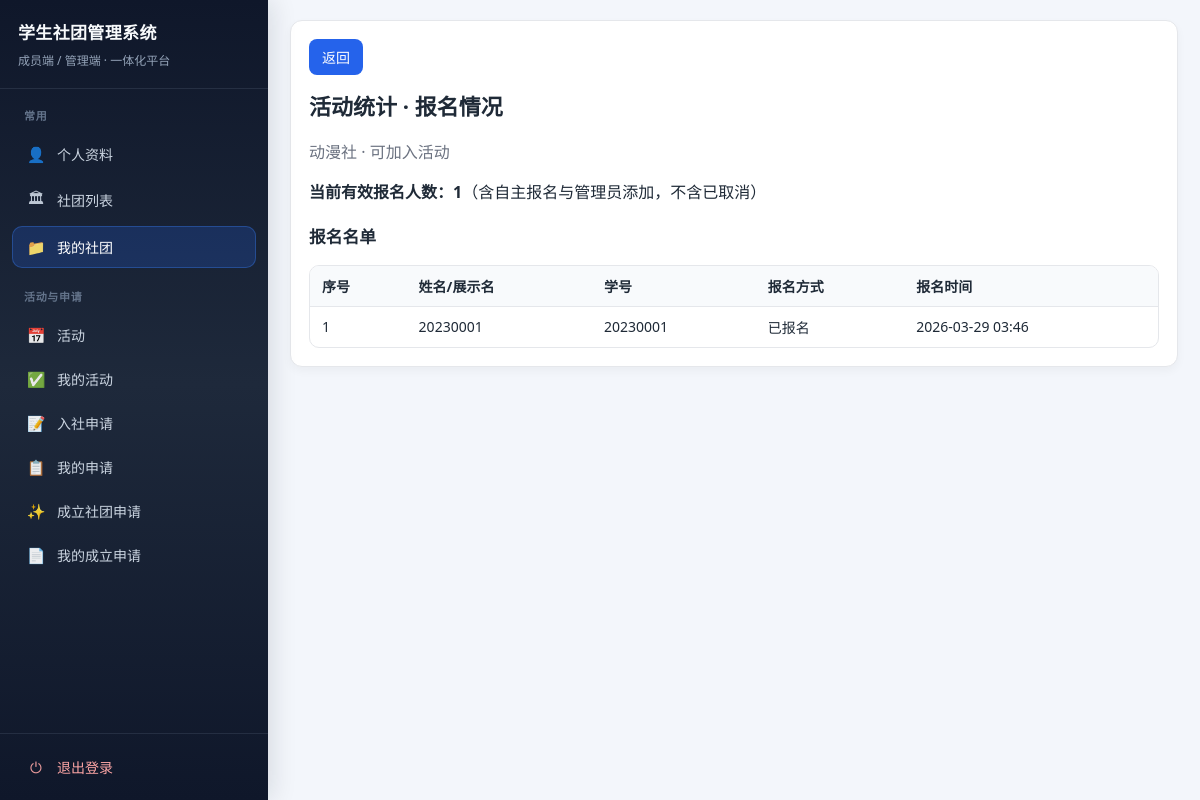
The page /my-clubs/2/activities/4/stats/ (signed in) on the database its author committed.
### club/models.py (models this page shows, shortened)
class ClubInfo(models.Model):
    name = models.CharField(max_length=128, default="学生社团")
    intro = models.TextField(blank=True)
    charter = models.TextField(blank=True)
    contact = models.CharField(max_length=128, blank=True)
    logo_url = models.URLField("标志图片链接", blank=True)
    logo = models.ImageField("标志图片（上传）", upload_to="club_logos/", blank=True)
    principal = models.CharField(max_length=64, blank=True)

class Activity(models.Model):
    club = models.ForeignKey(
        "ClubInfo",
        on_delete=models.CASCADE,
        null=True,
        blank=True,
        related_name="activities",
    )
    title = models.CharField(max_length=128)
    description = models.TextField(blank=True)
    location = models.CharField(max_length=128)
    start_time = models.DateTimeField()
    end_time = models.DateTimeField()
    signup_deadline = models.DateTimeField()
    status = models.CharField(max_length=16, choices=ActivityStatus.choices, default=ActivityStatus.DRAFT)
    owner = models.ForeignKey(settings.AUTH_USER_MODEL, on_delete=models.SET_NULL, null=True, related_name="owned_activities")
    launch_approval_status = models.CharField(
        max_length=20,
        choices=ActivityLaunchApprovalStatus.choices,
        default=ActivityLaunchApprovalStatus.APPROVED,
        help_text="新建活动由社长/副社长提交后进入待高级管理员审批；历史数据默认为已通过。",
    )
    launch_review_comment = models.TextField(blank=True)
    launch_reviewed_by = models.ForeignKey(
        settings.AUTH_USER_MODEL,
        on_delete=models.SET_NULL,
        null=True,
        blank=True,
        related_name="reviewed_activity_launches",
    )
    launch_reviewed_at = models.DateTimeField(null=True, blank=True)
    class Meta:
        ordering = ["-start_time"]

class ActivityRegistration(models.Model):
    activity = models.ForeignKey(Activity, on_delete=models.CASCADE, related_name="registrations")
    profile = models.ForeignKey(MemberProfile, on_delete=models.CASCADE, related_name="registrations")
    status = models.CharField(max_length=16, choices=RegistrationStatus.choices, default=RegistrationStatus.REGISTERED)
    created_at = models.DateTimeField(auto_now_add=True)
    class Meta:
        unique_together = ("activity", "profile")

class MemberProfile(models.Model):
    user = models.OneToOneField(settings.AUTH_USER_MODEL, on_delete=models.CASCADE, related_name="memberprofile")
    club = models.ForeignKey(
        "ClubInfo",
        on_delete=models.SET_NULL,
        null=True,
        blank=True,
        related_name="members",
        help_text="所属社团；高级管理员通常为空。",
    )
    role = models.CharField(max_length=20, choices=RoleChoices.choices, default=RoleChoices.MEMBER)
    student_id = models.CharField(max_length=32, unique=True, null=True, blank=True)
    phone = models.CharField(max_length=32, unique=True, null=True, blank=True)
    email = models.EmailField(blank=True)
    college = models.CharField(max_length=64, blank=True)
    grade = models.CharField(max_length=32, blank=True)
    def display_name(self):
        sid = (self.student_id or "").strip()
        if sid:
            return sid
        user = getattr(self, "user", None)
        if user and user.username:
            return user.username
        return f"用户{self.pk}"

### club/views.py (the view)
# urls.py: path("my-clubs/<int:club_pk>/activities/<int:pk>/stats/", views.activity_stats, name="club_activity_stats"),
@login_required
def activity_stats(request, pk, club_pk=None):
    profile = request.user.memberprofile
    if profile.role == RoleChoices.SUPER_ADMIN:
        activity = get_object_or_404(Activity, pk=pk)
        club_o = activity.club
        stats_back_url = reverse("club:super_admin_activity_list")
    else:
        club_o = _require_leader_club(profile, club_pk)
        activity = get_object_or_404(Activity, pk=pk, club=club_o)
        stats_back_url = reverse("club:club_activity_manage", args=[club_o.pk])
    registrations = (
        ActivityRegistration.objects.filter(
            activity=activity, status__in=[RegistrationStatus.REGISTERED, RegistrationStatus.MANUAL]
        )
        .select_related("profile", "profile__user")
        .order_by("created_at", "pk")
    )
    reg_count = registrations.count()
    return render(
        request,
        "club/activity_stats.html",
        {
            "club": club_o,
            "activity": activity,
            "reg_count": reg_count,
            "registrations": registrations,
            "stats_back_url": stats_back_url,
        },
    )

### club/views.py (called while the page is built)
def _get_joined_club_ids(profile):
    club_ids = set(profile.memberships.filter(is_active=True).values_list("club_id", flat=True))
    club_ids.update(
        profile.assignments.filter(is_active=True, department__club__isnull=False).values_list("department__club_id", flat=True)
    )
    if profile.club_id:
        club_ids.add(profile.club_id)
    return sorted(cid for cid in club_ids if cid)

def _get_manageable_club_ids(profile):
    club_ids = set(
        profile.assignments.filter(
            is_active=True,
            department__club__isnull=False,
            position__name__in=CLUB_LEADER_POSITIONS,
        ).values_list("department__club_id", flat=True)
    )
    if profile.role == RoleChoices.CLUB_ADMIN and profile.club_id:
        club_ids.add(profile.club_id)
    return sorted(cid for cid in club_ids if cid)

def _get_profile_club_identity(profile, club):
    if not club:
        return None
    position_names = set(
        profile.assignments.filter(
            is_active=True,
            department__club=club,
            position__name__in=CLUB_LEADER_POSITIONS,
        ).values_list("position__name", flat=True)
    )
    if Position.NameChoices.PRESIDENT in position_names:
        return "president"
    if Position.NameChoices.VICE_PRESIDENT in position_names:
        return "vice_president"
    if club.pk in _get_joined_club_ids(profile):
        return "member"
    return None

def _require_manageable_club(profile, club_pk=None):
    club = get_object_or_404(ClubInfo, pk=club_pk) if club_pk else _get_primary_manageable_club(profile)
    if not club:
        raise PermissionDenied("当前账号没有可管理的社团")
    if club.pk not in _get_manageable_club_ids(profile):
        raise PermissionDenied("无权管理该社团")
    return club

def _require_leader_club(profile, club_pk=None):
    club = _require_manageable_club(profile, club_pk)
    if _get_profile_club_identity(profile, club) not in {"president", "vice_president"}:
        raise PermissionDenied("仅社长或副社长可操作")
    return club

def get_unviewed_visible_notices(user, club=None):
    profile = user.memberprofile
    if profile.role == RoleChoices.SUPER_ADMIN:
        return Notice.objects.none()
    return get_visible_notices(user, club=club).exclude(views__profile=profile)

### templates/club/activity_stats.html (shortened to what this page needs)
{% extends 'club/base.html' %}
{% block page_back %}
<p class="page-back"><a class="btn" href="{{ stats_back_url }}">返回</a></p>
{% endblock %}
{% block content %}
<h2>活动统计 · 报名情况</h2>
<p class="muted">{% if club %}{{ club.name }}{% else %}未关联社团{% endif %} · {{ activity.title }}</p>
<p><strong>当前有效报名人数：{{ reg_count }}</strong>（含自主报名与管理员添加，不含已取消）</p>
<h3 style="margin-top:1.25em; font-size:1.05em;">报名名单</h3>
<table>
    <tr>
        <th>序号</th>
        <th>姓名/展示名</th>
        <th>学号</th>
        <th>报名方式</th>
        <th>报名时间</th>
    </tr>
    {% for r in registrations %}
    <tr>
        <td>{{ forloop.counter }}</td>
        <td>{{ r.profile.display_name }}</td>
        <td>{% if r.profile.student_id %}{{ r.profile.student_id }}{% else %}<span class="muted">—</span>{% endif %}</td>
        <td>{{ r.get_status_display }}</td>
        <td>{{ r.created_at|date:"Y-m-d H:i" }}</td>
    </tr>
    {% empty %}
    <tr><td colspan="5" class="muted">暂无报名记录</td></tr>
    {% endfor %}
</table>
{% endblock %}

### templates/club/base.html (style rules this page uses)
:root { --bg: #f3f6fb; --card: #ffffff; --text: #1f2a37; --muted: #6b7280; --border: #e5e7eb; --primary: #2563eb; --primary-hover: #1d4ed8; --success-bg: #ecfdf3; }
* { box-sizing: border-box; }
body { margin: 0; background: var(--bg); color: var(--text); font-family: "Segoe UI", "Microsoft YaHei", Arial, sans-serif; min-height: 100vh; }
h2 { margin-top: 0; font-size: 22px; }
h3 { margin-top: 20px; }
.muted { color: var(--muted); }
table { border-collapse: separate; border-spacing: 0; width: 100%; margin-top: 12px; border: 1px solid var(--border); border-radius: 10px; overflow: hidden; }
th, td { padding: 10px 12px; text-align: left; border-bottom: 1px solid var(--border); vertical-align: top; font-size: 14px; }
th { background: #f8fafc; font-weight: 600; }
tr:last-child td { border-bottom: none; }
button, input[type="submit"], .btn { border: none; border-radius: 8px; background: var(--primary); color: #fff; padding: 8px 13px; cursor: pointer; text-decoration: none; display: inline-block; font-size: 14px; font-family: inherit; }
.page-back { margin: 0 0 14px 0; }
.page-back a.btn { margin-right: 8px; }
a { color: #1d4ed8; }

### rows shown on the page
ClubInfo: name "动漫社"
Activity: title "可加入活动"
ActivityRegistration: profile.display_name "20230001", profile.student_id "20230001", status "已报名", created_at "2026-03-29 03:46"

### other values the page prints
{{ reg_count }} "1"
